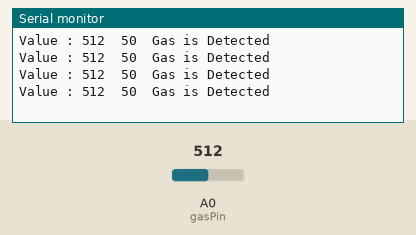
A sketch run on a simulated Arduino Uno, built with avr-gcc and run on an emulated ATmega328P. Shown: the last lines printed to the serial monitor. The test bench sets the inputs (shaded band); at power-on: A0 (gasPin) = 512.

Above: at 1.2 s.
1.3 s: A0 (gasPin) set to 340
At 1.71 s:
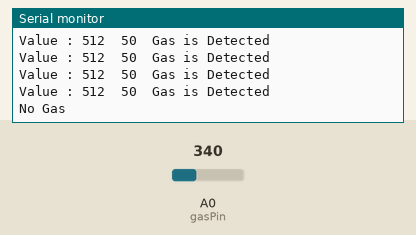
3.6 s: A0 (gasPin) set to 360
At 3.81 s:
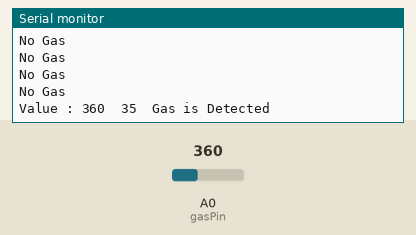

The sketch:

mq2.ino
```cpp
#include <LiquidCrystal.h>


#define gasPin A0


void setup() {
 Serial.begin(9600);

}

void loop() {

int gasSensor = analogRead(gasPin);

  if (gasSensor > 350)
  {

     Serial.print("Value : ");
     Serial.print(gasSensor);
     Serial.print("\t");
     Serial.print(map(gasSensor,0,1023,0,100));
     Serial.print("\t");
     Serial.println("Gas is Detected");
     delay(300);
  }
  else if (gasSensor < 350)
  {

     Serial.println("No Gas");
     delay(300);
  }

}
```

Measured:
- after the input at 1.3 s, the serial monitor: prints a new line after 0.20 s (image 1)
- after the input at 3.6 s, the serial monitor: prints a new line at once (image 2)
